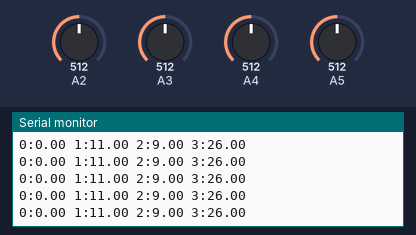
Recording of a sketch running on a simulated Arduino Uno, built with avr-gcc and run on an emulated ATmega328P. Parts: the last lines printed to the serial monitor. The inputs (shaded band) are chosen by the test bench; at power-on: A3 = 512, A4 = 512, A5 = 512, A2 = 512.

Above: at 1.2 s.
1.3 s: A3 set to 526
At 2.1 s:
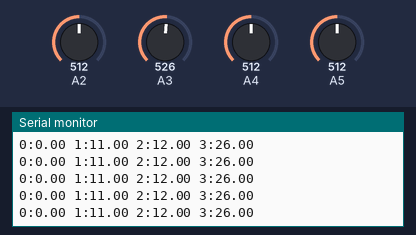
4.3 s: A4 set to 548
At 5.0 s:
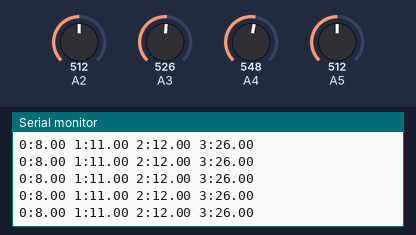
5.8 s: A4 set to 566
At 6.9 s:
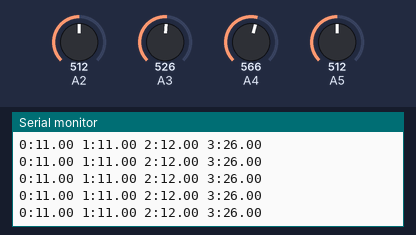
11.8 s: A5 set to 293
At 12.4 s:
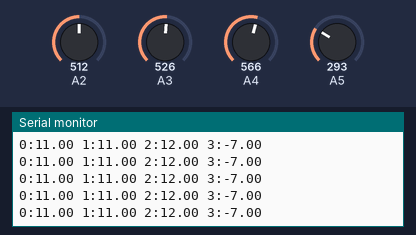
13.3 s: A5 set to 259
At 14.3 s:
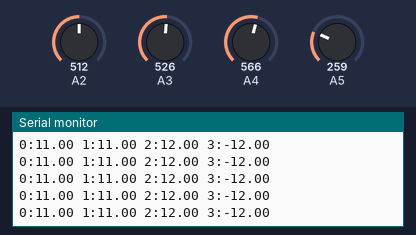
Timing chart, 0 to 15.8 s (numbered marks = the images above; inputs shaded):
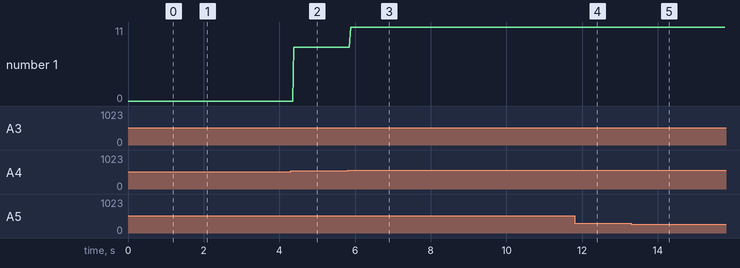

Measured:
- after the input at 1.3 s, the serial monitor: prints a new line after 0.09 s (image 1)
- after the input at 4.3 s, the serial monitor: prints a new line after 0.08 s (image 2)
- after the input at 5.8 s, the serial monitor: prints a new line after 0.08 s (image 3)
- after the input at 11.8 s, the serial monitor: prints a new line after 0.09 s (image 4)
- after the input at 13.3 s, the serial monitor: prints a new line after 0.06 s (image 5)
- plotted number 1: 0 → 8 after the input at 4.3 s

The sketch:

Foto_Res.ino
```cpp
void setup() {
  Serial.begin(9600);
}

void loop() {

 float lectura0,lectura1,lectura2,lectura3;
 int opc;

 lectura0=analogRead(4);
 lectura1=analogRead(2);
 lectura2=analogRead(3);
 lectura3=analogRead(5);

  lectura0=map(lectura0,508,1000,0,100);
  lectura1=map(lectura1,450,1000,0,100);
  lectura2=map(lectura2,460,1000,0,100);
  lectura3=map(lectura3,340,1000,0,100);

  if(lectura0>lectura1 && lectura0>lectura2 && lectura0>lectura3)
    opc=0;
  if(lectura1>lectura0 && lectura1>lectura2 && lectura1>lectura3)
    opc=1;
  if(lectura2>lectura1 && lectura2>lectura0 && lectura2>lectura3)
    opc=2;
  if(lectura3>lectura1 && lectura3>lectura2 && lectura3>lectura0)
    opc=3;

  Serial.print("0:");
  Serial.print(lectura0);
  Serial.print(" 1:");
  Serial.print(lectura1);
  Serial.print(" 2:");
  Serial.print(lectura2);
  Serial.print(" 3:");
  Serial.println(lectura3);
//  Serial.println(opc);
  delay(10);
}
```
